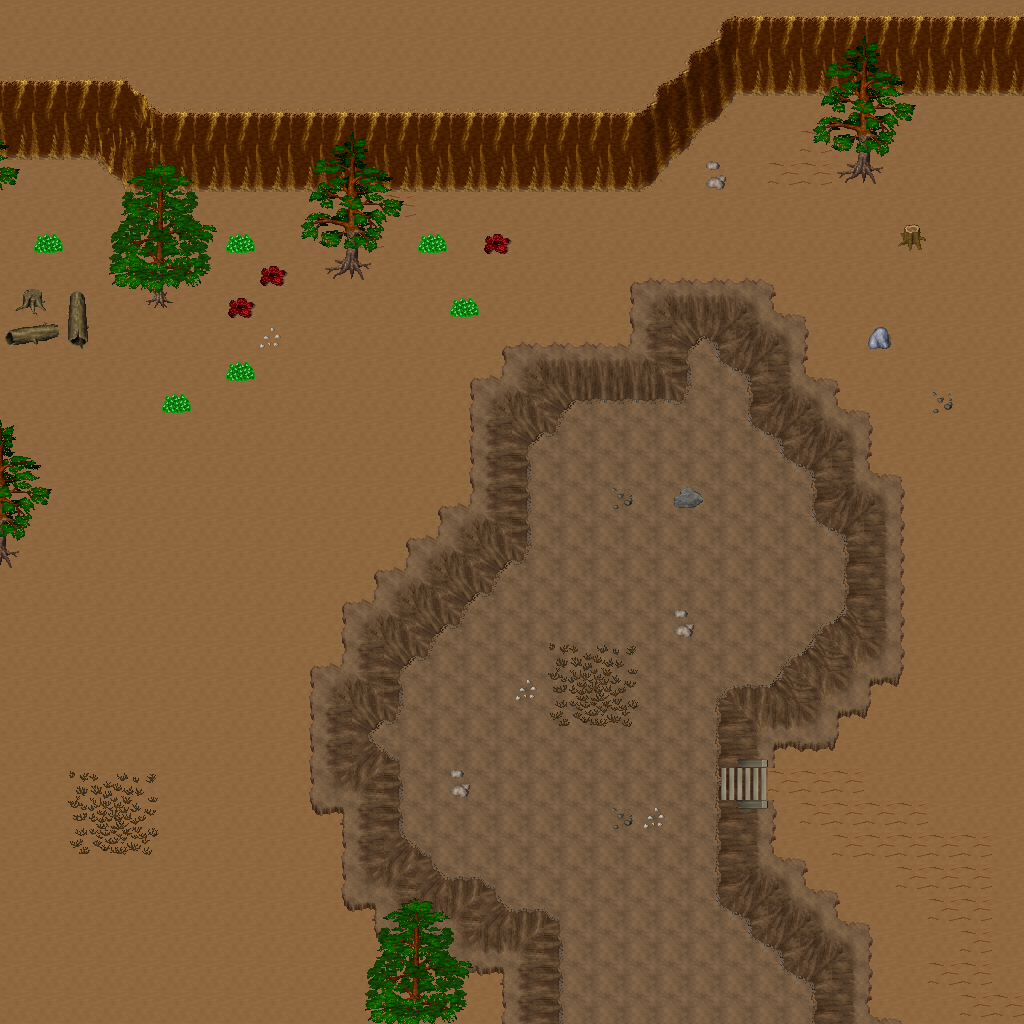

Rendered tile map (Tiled .tmx) drawn with the repository's tilesets; below, a short description and the map source with its tile grids summarised:
An orthogonal 32x32 tile map with 32x32 px tiles, 5 tile layers (Ground, Objects, Objects2, Above, ...), 1 hidden layer not drawn, 57 tilesets.

<map version="1.10" tiledversion="1.11.0" orientation="orthogonal" renderorder="right-down" width="32" height="32" tilewidth="32" tileheight="32" infinite="0" nextlayerid="11" nextobjectid="1">
 <tileset firstgid="1" name="ground_ground" tilewidth="32" tileheight="32" tilecount="33" columns="3">
  <image source="../drawable/ground_ground.png" width="96" height="352" />
 </tileset>
 <tileset firstgid="34" name="ground_ice_ice" tilewidth="32" tileheight="32" tilecount="3" columns="3">
  <image source="../drawable/ground_ice_ice.png" width="96" height="32" />
 </tileset>
 <tileset firstgid="37" name="ground_indoor_brown_hole" tilewidth="32" tileheight="32" tilecount="56" columns="7">
  <image source="../drawable/ground_indoor_brown_hole.png" width="224" height="256" />
 </tileset>
 <tileset firstgid="93" name="ground_earth_edges" tilewidth="32" tileheight="32" tilecount="18" columns="6">
  <image source="../drawable/ground_earth_edges.png" width="192" height="96" />
 </tileset>
 <tileset firstgid="111" name="ground_rock_pebbles" tilewidth="32" tileheight="32" tilecount="3" columns="1">
  <image source="../drawable/ground_rock_pebbles.png" width="32" height="96" />
 </tileset>
 <tileset firstgid="114" name="item_corpse_huge_animal" tilewidth="32" tileheight="32" tilecount="16" columns="2">
  <image source="../drawable/item_corpse_huge_animal.png" width="64" height="256" />
 </tileset>
 <tileset firstgid="130" name="plant_flower_daisy_white" tilewidth="32" tileheight="32" tilecount="8" columns="2">
  <image source="../drawable/plant_flower_daisy_white.png" width="64" height="128" />
 </tileset>
 <tileset firstgid="138" name="ground_ridge_earth_dark" tilewidth="32" tileheight="32" tilecount="96" columns="12">
  <image source="../drawable/ground_ridge_earth_dark.png" width="384" height="256" />
 </tileset>
 <tileset firstgid="234" name="ground_grass_edges" tilewidth="32" tileheight="32" tilecount="36" columns="12">
  <image source="../drawable/ground_grass_edges.png" width="384" height="96" />
 </tileset>
 <tileset firstgid="270" name="ground_ridge_ice_2" tilewidth="32" tileheight="32" tilecount="42" columns="7">
  <image source="../drawable/ground_ridge_ice_2.png" width="224" height="192" />
 </tileset>
 <tileset firstgid="312" name="ground_ice_glacier" tilewidth="32" tileheight="32" tilecount="1" columns="1">
  <image source="../drawable/ground_ice_glacier.png" width="32" height="32" />
 </tileset>
 <tileset firstgid="313" name="plant_bush_large_brown" tilewidth="32" tileheight="32" tilecount="9" columns="3">
  <image source="../drawable/plant_bush_large_brown.png" width="96" height="96" />
 </tileset>
 <tileset firstgid="322" name="ground_ridge_ice" tilewidth="32" tileheight="32" tilecount="42" columns="7">
  <image source="../drawable/ground_ridge_ice.png" width="224" height="192" />
 </tileset>
 <tileset firstgid="364" name="plant_bush_various_small" tilewidth="32" tileheight="32" tilecount="9" columns="3">
  <image source="../drawable/plant_bush_various_small.png" width="96" height="96" />
 </tileset>
 <tileset firstgid="373" name="ground_rock_rocks_2" tilewidth="32" tileheight="32" tilecount="4" columns="2">
  <image source="../drawable/ground_rock_rocks_2.png" width="64" height="64" />
 </tileset>
 <tileset firstgid="377" name="ground_brown_2" tilewidth="32" tileheight="32" tilecount="2" columns="1">
  <image source="../drawable/ground_brown_2.png" width="32" height="64" />
 </tileset>
 <tileset firstgid="379" name="plant_bush_large_green" tilewidth="32" tileheight="32" tilecount="9" columns="3">
  <image source="../drawable/plant_bush_large_green.png" width="96" height="96" />
 </tileset>
 <tileset firstgid="388" name="plant_grasses" tilewidth="32" tileheight="32" tilecount="6" columns="3">
  <image source="../drawable/plant_grasses.png" width="96" height="64" />
 </tileset>
 <tileset firstgid="394" name="furniture_table_long_side_on_pale" tilewidth="32" tileheight="32" tilecount="3" columns="3">
  <image source="../drawable/furniture_table_long_side_on_pale.png" width="96" height="32" />
 </tileset>
 <tileset firstgid="397" name="item_blood_nsew_stains" tilewidth="32" tileheight="32" tilecount="4" columns="2">
  <image source="../drawable/item_blood_nsew_stains.png" width="64" height="64" />
 </tileset>
 <tileset firstgid="401" name="item_blood_floor_stains_2" tilewidth="32" tileheight="32" tilecount="4" columns="2">
  <image source="../drawable/item_blood_floor_stains_2.png" width="64" height="64" />
 </tileset>
 <tileset firstgid="405" name="item_statue_grey_stone" tilewidth="32" tileheight="32" tilecount="4" columns="2">
  <image source="../drawable/item_statue_grey_stone.png" width="64" height="64" />
 </tileset>
 <tileset firstgid="409" name="item_statue_cross" tilewidth="32" tileheight="32" tilecount="1" columns="1">
  <image source="../drawable/item_statue_cross.png" width="32" height="32" />
 </tileset>
 <tileset firstgid="410" name="item_button_gold" tilewidth="32" tileheight="32" tilecount="2" columns="2">
  <image source="../drawable/item_button_gold.png" width="64" height="32" />
 </tileset>
 <tileset firstgid="412" name="ground_rock_green_crystal" tilewidth="32" tileheight="32" tilecount="9" columns="3">
  <image source="../drawable/ground_rock_green_crystal.png" width="96" height="96" />
 </tileset>
 <tileset firstgid="421" name="item_statue_metal_and_stone" tilewidth="32" tileheight="32" tilecount="6" columns="3">
  <image source="../drawable/item_statue_metal_and_stone.png" width="96" height="64" />
 </tileset>
 <tileset firstgid="427" name="ground_ladder_horizontal_pale" tilewidth="32" tileheight="32" tilecount="3" columns="1">
  <image source="../drawable/ground_ladder_horizontal_pale.png" width="32" height="96" />
 </tileset>
 <tileset firstgid="430" name="building_fence_fence_chunky" tilewidth="32" tileheight="32" tilecount="21" columns="3">
  <image source="../drawable/building_fence_fence_chunky.png" width="96" height="224" />
 </tileset>
 <tileset firstgid="451" name="plant_bush_bushes" tilewidth="32" tileheight="32" tilecount="10" columns="5">
  <image source="../drawable/plant_bush_bushes.png" width="160" height="64" />
 </tileset>
 <tileset firstgid="461" name="item_blood_floor_stain" tilewidth="32" tileheight="32" tilecount="1" columns="1">
  <image source="../drawable/item_blood_floor_stain.png" width="32" height="32" />
 </tileset>
 <tileset firstgid="462" name="item_corpse_skull_dark" tilewidth="32" tileheight="32" tilecount="2" columns="2">
  <image source="../drawable/item_corpse_skull_dark.png" width="64" height="32" />
 </tileset>
 <tileset firstgid="464" name="logic_creature_human" tilewidth="32" tileheight="32" tilecount="5" columns="5">
  <image source="../drawable/logic_creature_human.png" width="160" height="32" />
 </tileset>
 <tileset firstgid="469" name="logic_creature_elemental" tilewidth="32" tileheight="32" tilecount="16" columns="8">
  <image source="../drawable/logic_creature_elemental.png" width="256" height="64" />
 </tileset>
 <tileset firstgid="485" name="logic_creature_undead" tilewidth="32" tileheight="32" tilecount="16" columns="8">
  <image source="../drawable/logic_creature_undead.png" width="256" height="64" />
 </tileset>
 <tileset firstgid="501" name="logic_item_sheepfood" tilewidth="32" tileheight="32" tilecount="1" columns="1">
  <image source="../drawable/logic_item_sheepfood.png" width="32" height="32" />
 </tileset>
 <tileset firstgid="502" name="logic_creature_sheep" tilewidth="32" tileheight="32" tilecount="1" columns="1">
  <image source="../drawable/logic_creature_sheep.png" width="32" height="32" />
 </tileset>
 <tileset firstgid="503" name="logic_collision" tilewidth="32" tileheight="32" tilecount="1" columns="1">
  <image source="../drawable/logic_collision.png" width="32" height="32" />
 </tileset>
 <tileset firstgid="504" name="plant_tree_taller_trees" tilewidth="32" tileheight="32" tilecount="32" columns="8">
  <image source="../drawable/plant_tree_taller_trees.png" width="256" height="128" />
 </tileset>
 <tileset firstgid="536" name="building_wall_int_clay" tilewidth="32" tileheight="32" tilecount="100" columns="10">
  <image source="../drawable/building_wall_int_clay.png" width="320" height="320" />
 </tileset>
 <tileset firstgid="636" name="plant_tree_pine_tree" tilewidth="32" tileheight="32" tilecount="20" columns="4">
  <image source="../drawable/plant_tree_pine_tree.png" width="128" height="160" />
 </tileset>
 <tileset firstgid="656" name="plant_tree_pine_tree_1" tilewidth="32" tileheight="32" tilecount="20" columns="4">
  <image source="../drawable/plant_tree_pine_tree_1.png" width="128" height="160" />
 </tileset>
 <tileset firstgid="676" name="plant_stump_hollow_logs" tilewidth="32" tileheight="32" tilecount="6" columns="3">
  <image source="../drawable/plant_stump_hollow_logs.png" width="96" height="64" />
 </tileset>
 <tileset firstgid="682" name="plant_stump_small_stump" tilewidth="32" tileheight="32" tilecount="4" columns="2">
  <image source="../drawable/plant_stump_small_stump.png" width="64" height="64" />
 </tileset>
 <tileset firstgid="686" name="plant_stump_stump_snow1" tilewidth="32" tileheight="32" tilecount="2" columns="2">
  <image source="../drawable/plant_stump_stump_snow1.png" width="64" height="32" />
 </tileset>
 <tileset firstgid="688" name="plant_stump_stump_snow" tilewidth="32" tileheight="32" tilecount="2" columns="2">
  <image source="../drawable/plant_stump_stump_snow.png" width="64" height="32" />
 </tileset>
 <tileset firstgid="690" name="building_decoration_rocks" tilewidth="32" tileheight="32" tilecount="6" columns="3">
  <image source="../drawable/building_decoration_rocks.png" width="96" height="64" />
 </tileset>
 <tileset firstgid="696" name="ground_rock_rocks" tilewidth="32" tileheight="32" tilecount="4" columns="2">
  <image source="../drawable/ground_rock_rocks.png" width="64" height="64" />
 </tileset>
 <tileset firstgid="700" name="ground_grass_corners" tilewidth="32" tileheight="32" tilecount="24" columns="6">
  <image source="../drawable/ground_grass_corners.png" width="192" height="128" />
 </tileset>
 <tileset firstgid="724" name="plant_lily_pads" tilewidth="32" tileheight="32" tilecount="2" columns="1">
  <image source="../drawable/plant_lily_pads.png" width="32" height="64" />
 </tileset>
 <tileset firstgid="726" name="plant_tree_snow_on_pine" tilewidth="32" tileheight="32" tilecount="20" columns="4">
  <image source="../drawable/plant_tree_snow_on_pine.png" width="128" height="160" />
 </tileset>
 <tileset firstgid="746" name="ground_stonecircle" tilewidth="32" tileheight="32" tilecount="81" columns="9">
  <image source="../drawable/ground_stonecircle.png" width="288" height="288" />
 </tileset>
 <tileset firstgid="827" name="object_rotating_crystal" tilewidth="32" tileheight="32" tilecount="48" columns="8">
  <image source="../drawable/object_rotating_crystal.png" width="256" height="192" />
 </tileset>
 <tileset firstgid="875" name="light_white_1x1" tilewidth="32" tileheight="32" tilecount="1" columns="1">
  <image source="../drawable/light_white_1x1.png" width="32" height="32" />
 </tileset>
 <tileset firstgid="876" name="light_light_5x5" tilewidth="32" tileheight="32" tilecount="25" columns="5">
  <image source="../drawable/light_light_5x5.png" width="160" height="160" />
 </tileset>
 <tileset firstgid="901" name="logic_creature_fowl" tilewidth="32" tileheight="32" tilecount="6" columns="6">
  <image source="../drawable/logic_creature_fowl.png" width="192" height="32" />
 </tileset>
 <tileset firstgid="907" name="building_wall_int_sandstone" tilewidth="32" tileheight="32" tilecount="15" columns="3">
  <image source="../drawable/building_wall_int_sandstone.png" width="96" height="160" />
 </tileset>
 <tileset firstgid="922" name="logic_creature_animal" tilewidth="32" tileheight="32" tilecount="32" columns="8">
  <image source="../drawable/logic_creature_animal.png" width="256" height="128" />
 </tileset>
 <layer id="1" name="Ground" width="32" height="32">
  <data>[1024 cells, 1024 non-empty, 2 distinct tile ids]</data>
 </layer>
 <layer id="2" name="Objects" width="32" height="32">
  <data>[1024 cells, 405 non-empty, 81 distinct tile ids]</data>
 </layer>
 <layer id="3" name="Objects2" width="32" height="32">
  <data>[1024 cells, 0 non-empty, 0 distinct tile ids]</data>
 </layer>
 <layer id="4" name="Above" width="32" height="32">
  <data>[1024 cells, 82 non-empty, 34 distinct tile ids]</data>
 </layer>
 <layer id="5" name="Above2" width="32" height="32">
  <data>[1024 cells, 0 non-empty, 0 distinct tile ids]</data>
 </layer>
 <layer id="6" name="Walkable" width="32" height="32" visible="0">
  <data>[1024 cells, 241 non-empty, 1 distinct tile ids]</data>
 </layer>
 <objectgroup id="7" name="Mapevents" />
 <objectgroup id="8" name="Spawn" />
 <objectgroup id="9" name="Keys" />
 <objectgroup id="10" name="Replace" />
</map>
